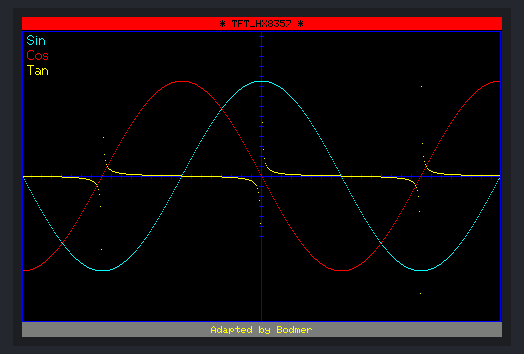
The sketch below on a simulated Arduino Uno, built with avr-gcc and run on an emulated ATmega328P. On the bench: 480×320 colour display. Random numbers use the default seed unless the sketch sets one.

Above: at 0.7 s.
At 8.9 s:
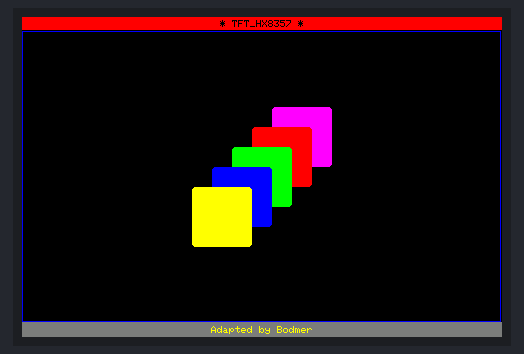
At 13.0 s:
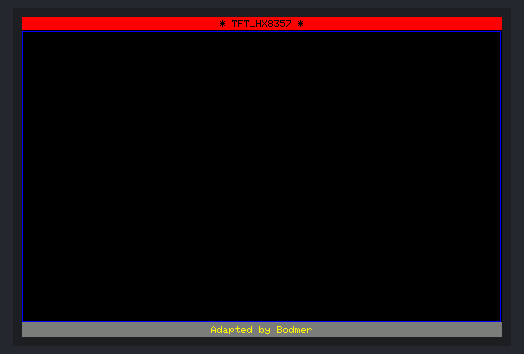
At 17.2 s:
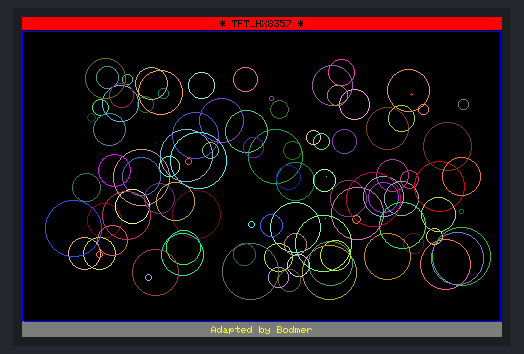
At 21.8 s:
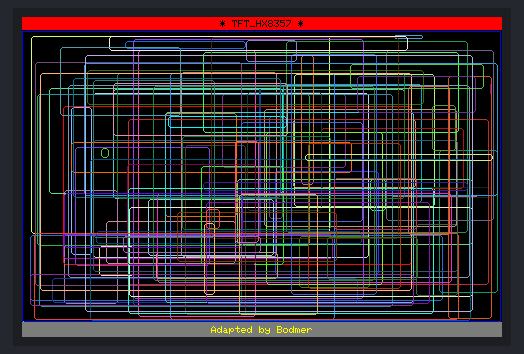
At 31.8 s:
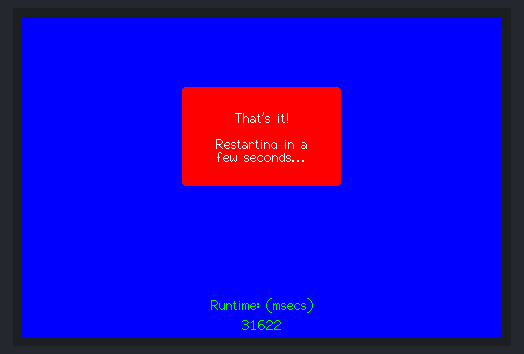

Measured:
- what the display in image 0 shows lasts 2.0 s, from 0.6 s to 2.6 s
- what the display in image 2 shows lasts 1.7 s, from 13.0 s to 14.7 s

The sketch:

UTFT_Demo_480x320.ino
```cpp
// Demo based on:
// UTFT_Demo by Henning Karlsen
// web: http://www.henningkarlsen.com/electronics
/*

 The delay between tests is set to 0. The tests run so fast you will need to
 change the WAIT value below to see what is being plotted!

 This sketch uses the GLCD and font 2 only.

 Make sure all the required fonts are loaded by editting the
 User_Setup.h file in the TFT_ILI9341 library folder.

 If using an UNO or Mega (ATmega328 or ATmega2560 processor) then for best
 performance use the F_AS_T option found in the User_Setup.h file in the
 TFT_ILI9341 library folder.

  #########################################################################
  ###### DON'T FORGET TO UPDATE THE User_Setup.h FILE IN THE LIBRARY ######
  ######            TO SELECT THE FONTS YOU USE, SEE ABOVE           ######
  #########################################################################
 */

// Delay between demo pages
#define WAIT 2000 // Delay between tests, set to 0 to demo speed, 2000 to see what it does!

#define CENTRE 240

#include <TFT_HX8357.h> // Hardware-specific library

TFT_HX8357 tft = TFT_HX8357();       // Invoke custom library

#define TFT_GREY 0x7BEF

uint32_t runTime = 0;

void setup()
{
  randomSeed(analogRead(0));
  Serial.begin(38400);
  // Setup the LCD
  tft.init();
  tft.setRotation(1);
}

void loop()
{
  int buf[478];
  int x, x2;
  int y, y2;
  int r;

  runTime = millis();
  // Clear the screen and draw the frame
  tft.fillScreen(TFT_BLACK);

  tft.fillRect(0, 0, 480, 13, TFT_RED);

  tft.fillRect(0, 305, 480, 320, TFT_GREY);
  tft.setTextColor(TFT_BLACK, TFT_RED);

  tft.drawCentreString("* TFT_HX8357 *", CENTRE, 3, 1);
  tft.setTextColor(TFT_YELLOW, TFT_GREY);
  tft.drawCentreString("Adapted by Bodmer", CENTRE, 309, 1);

  tft.drawRect(0, 14, 479, 305 - 14, TFT_BLUE);

  // Draw crosshairs
  tft.drawLine(239, 15, 239, 304, TFT_BLUE);
  tft.drawLine(1, 159, 478, 159, TFT_BLUE);
  for (int i = 9; i < 470; i += 10)
    tft.drawLine(i, 157, i, 161, TFT_BLUE);
  for (int i = 19; i < 220; i += 10)
    tft.drawLine(237, i, 241, i, TFT_BLUE);

  // Draw sin-, cos- and tan-lines
  tft.setTextColor(TFT_CYAN);
  tft.drawString("Sin", 5, 15, 2);
  for (int i = 1; i < 478; i++)
  {
    tft.drawPixel(i, 159 + (sin(((i * 1.13) * 3.14) / 180) * 95), TFT_CYAN);
  }

  tft.setTextColor(TFT_RED);
  tft.drawString("Cos", 5, 30, 2);
  for (int i = 1; i < 478; i++)
  {
    tft.drawPixel(i, 159 + (cos(((i * 1.13) * 3.14) / 180) * 95), TFT_RED);
  }

  tft.setTextColor(TFT_YELLOW);
  tft.drawString("Tan", 5, 45, 2);
  for (int i = 1; i < 478; i++)
  {
    tft.drawPixel(i, 159 + (tan(((i * 1.13) * 3.14) / 180)), TFT_YELLOW);
  }

  delay(WAIT);

  tft.fillRect(1, 15, 478 - 1, 304 - 15, TFT_BLACK);
  tft.drawLine(239, 15, 239, 304, TFT_BLUE);
  tft.drawLine(1, 159, 478, 159, TFT_BLUE);

  // Draw a moving sinewave
  int col = 0;
  x = 1;
  for (int i = 1; i < (477 * 15); i++)
  {
    x++;
    if (x == 478)
      x = 1;
    if (i > 478)
    {
      if ((x == 239) || (buf[x - 1] == 159))
        col = TFT_BLUE;
      else
        tft.drawPixel(x, buf[x - 1], TFT_BLACK);
    }
    y = 159 + (sin(((i * 0.7) * 3.14) / 180) * (90 - (i / 100)));
    tft.drawPixel(x, y, TFT_BLUE);
    buf[x - 1] = y;
  }

  delay(WAIT);

  tft.fillRect(1, 15, 478 - 1, 304 - 15, TFT_BLACK);

  // Draw some filled rectangles
  for (int i = 1; i < 6; i++)
  {
    switch (i)
    {
      case 1:
        col = TFT_MAGENTA;
        break;
      case 2:
        col = TFT_RED;
        break;
      case 3:
        col = TFT_GREEN;
        break;
      case 4:
        col = TFT_BLUE;
        break;
      case 5:
        col = TFT_YELLOW;
        break;
    }
    tft.fillRect(150 + (i * 20), 70 + (i * 20), 60, 60, col);
  }

  delay(WAIT);

  tft.fillRect(1, 15, 478 - 1, 304 - 15, TFT_BLACK);

  // Draw some filled, rounded rectangles
  for (int i = 1; i < 6; i++)
  {
    switch (i)
    {
      case 1:
        col = TFT_MAGENTA;
        break;
      case 2:
        col = TFT_RED;
        break;
      case 3:
        col = TFT_GREEN;
        break;
      case 4:
        col = TFT_BLUE;
        break;
      case 5:
        col = TFT_YELLOW;
        break;
    }
    tft.fillRoundRect(270 - (i * 20), 70 + (i * 20), 60, 60, 3, col);
  }

  delay(WAIT);

  tft.fillRect(1, 15, 478 - 1, 304 - 15, TFT_BLACK);

  // Draw some filled circles
  for (int i = 1; i < 6; i++)
  {
    switch (i)
    {
      case 1:
        col = TFT_MAGENTA;
        break;
      case 2:
        col = TFT_RED;
        break;
      case 3:
        col = TFT_GREEN;
        break;
      case 4:
        col = TFT_BLUE;
        break;
      case 5:
        col = TFT_YELLOW;
        break;
    }
    tft.fillCircle(180 + (i * 20), 100 + (i * 20), 30, col);
  }

  delay(WAIT);

  tft.fillRect(1, 15, 478 - 1, 304 - 15, TFT_BLACK);

  // Draw some lines in a pattern

  for (int i = 15; i < 304; i += 5)
  {
    tft.drawLine(1, i, (i * 1.6) - 10, 303, TFT_RED);
  }

  for (int i = 304; i > 15; i -= 5)
  {
    tft.drawLine(477, i, (i * 1.6) - 11, 15, TFT_RED);
  }

  for (int i = 304; i > 15; i -= 5)
  {
    tft.drawLine(1, i, 491 - (i * 1.6), 15, TFT_CYAN);
  }

  for (int i = 15; i < 304; i += 5)
  {
    tft.drawLine(477, i, 490 - (i * 1.6), 303, TFT_CYAN);
  }

  delay(WAIT);

  tft.fillRect(1, 15, 478 - 1, 304 - 15, TFT_BLACK);

  // Draw some random circles
  for (int i = 0; i < 100; i++)
  {
    x = 32 + random(416);
    y = 45 + random(226);
    r = random(30);
    tft.drawCircle(x, y, r, random(0xFFFF));
  }

  delay(WAIT);

  tft.fillRect(1, 15, 478 - 1, 304 - 15, TFT_BLACK);

  // Draw some random rectangles
  for (int i = 0; i < 100; i++)
  {
    x = 2 + random(476);
    y = 16 + random(289);
    x2 = 2 + random(476);
    y2 = 16 + random(289);
    if (x2 < x) {
      r = x; x = x2; x2 = r;
    }
    if (y2 < y) {
      r = y; y = y2; y2 = r;
    }
    tft.drawRect(x, y, x2 - x, y2 - y, random(0xFFFF));
  }

  delay(WAIT);

  tft.fillRect(1, 15, 478 - 1, 304 - 15, TFT_BLACK);

  // Draw some random rounded rectangles
  for (int i = 0; i < 100; i++)
  {
    x = 2 + random(476);
    y = 16 + random(289);
    x2 = 2 + random(476);
    y2 = 16 + random(289);
    if (x2 < x) {
      r = x; x = x2; x2 = r;
    }
    if (y2 < y) {
      r = y; y = y2; y2 = r;
    }
    tft.drawRoundRect(x, y, x2 - x, y2 - y, 3, random(0xFFFF));
  }

  delay(WAIT);

  tft.fillRect(1, 15, 478 - 1, 304 - 15, TFT_BLACK);

  for (int i = 0; i < 100; i++)
  {
    x = 2 + random(476);
    y = 16 + random(289);
    x2 = 2 + random(476);
    y2 = 16 + random(289);
    col = random(0xFFFF);
    tft.drawLine(x, y, x2, y2, col);
  }

  delay(WAIT);

  tft.fillRect(1, 15, 478 - 1, 304 - 15, TFT_BLACK);

  for (int i = 0; i < 10000; i++)
  {
    tft.drawPixel(2 + random(476), 16 + random(289), random(0xFFFF));
  }

  delay(WAIT);

  tft.fillRect(0, 0, 480, 320, TFT_BLUE);

  tft.fillRoundRect(160, 70, 319 - 160, 169 - 70, 3, TFT_RED);

  tft.setTextColor(TFT_WHITE, TFT_RED);
  tft.drawCentreString("That's it!", CENTRE, 93, 2);
  tft.drawCentreString("Restarting in a", CENTRE, 119, 2);
  tft.drawCentreString("few seconds...", CENTRE, 132, 2);

  tft.setTextColor(TFT_GREEN, TFT_BLUE);
  tft.drawCentreString("Runtime: (msecs)", CENTRE, 280, 2);
  tft.setTextDatum(TC_DATUM);
  runTime = millis() - runTime;
  tft.drawNumber(runTime, CENTRE, 300, 2);
  tft.setTextDatum(TL_DATUM);
  delay (10000);


}
```
